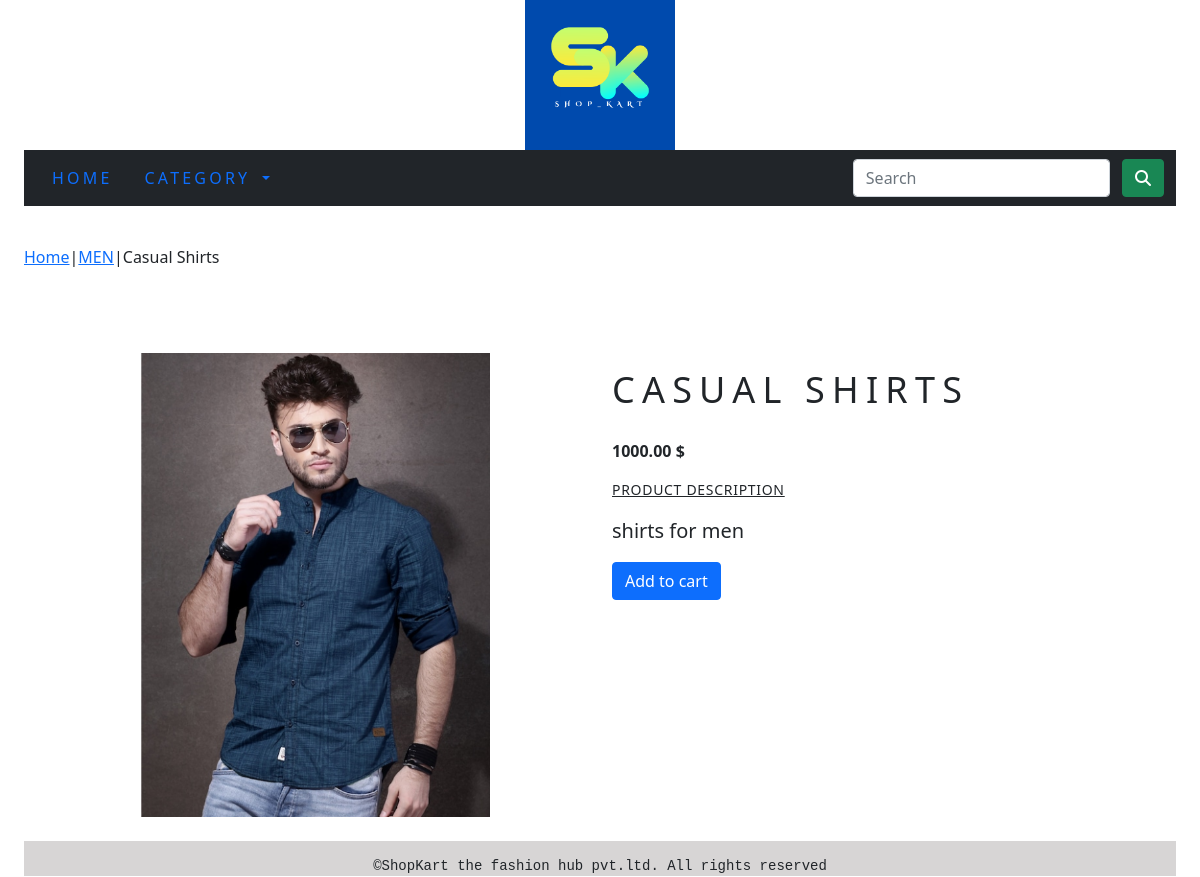
The app's page /shop/men/casual-shirts/ with its own data.
### shopcart_app/models.py (models this page shows, shortened)
class Product(models.Model):
    name = models.CharField(max_length=250, unique=True)
    slug = models.SlugField(max_length=250, unique=True)
    description = models.TextField(blank=True)
    image = models.ImageField(upload_to='product', blank=True)
    price = models.DecimalField(max_digits=10, decimal_places=2)
    category = models.ForeignKey(Category, on_delete=models.CASCADE)
    stock = models.IntegerField()
    available = models.BooleanField(default=True)
    created = models.DateTimeField(auto_now_add=True)
    updated = models.DateTimeField(auto_now=True)
    class Meta:
        ordering = ('name',)
        verbose_name = "Product"
        verbose_name_plural = "products"

class Category(models.Model):
    name = models.CharField(max_length=250, unique=True)
    slug = models.SlugField(max_length=250, unique=True)
    description = models.TextField(blank=True)
    image = models.ImageField(upload_to='category', blank=True)
    class Meta:
        ordering = ('name',)
        verbose_name = "Category"
        verbose_name_plural = "Categories"
    def get_url(self):
        return reverse("shopcart_app:Products_by_category", args=[self.slug])
    def __str__(self):
        return '{}'.format(self.name)

### shopcart_app/views.py (the view)
# urls.py: path('<slug:c_slug>/<slug:product_slug>/', views.proDetail, name='ProdCatDet'),
def proDetail(request, c_slug, product_slug):
    try:
        product = Product.objects.get(category__slug=c_slug, slug=product_slug)
    except Exception as e:
        raise e
    return render(request, "product.html", {'product': product})

### cart/context_processors.py (called while the page is built)
def counter(request):
    item_count = 0
    if "admin" in request.path:
        return {}
    else:
        try:
            cart = Cart.objects.filter(cart_id = _cart_id(request))
            cart_items = CartItem.objects.all().filter(cart = cart[:1])
            for cart_item in cart_items:
                item_count += cart_item.quantity
        except Cart.DoesNotExist:
            item_count = 0
    return dict(item_count = item_count)

### cart/views.py (called while the page is built)
def _cart_id(request):
    cart = request.session.session_key
    if not cart:
        cart = request.session.create()
    return cart

### shopcart_app/context_processors.py (called while the page is built)
def menu_links(request):
    links = Category.objects.all()
    return dict(links=links)

### templates/product.html (shortened to what this page needs)
{% extends "base.html" %}
{% load static %}
{% block content %}
<div class="my-prod">
    <div class="mx_auto">
        <p><a href="{% url 'shopcart_app:allProdCat' %}">Home</a>|<a href="{{product.category.get_url}}">{{product.category}}</a>|{{product.name}}</p>
    </div>
</div>
<br>
<div class="container" >
<br>
<div class="row">
    <div class="col-12 col-sm-12 col-md-12 col-lg-6 text-center">
        <div style="min-width:18rem">
            <img src="{{product.image.url}}" style="height:500; width:350px;" alt="{{product.name}}">
        </div>
    </div>
        <div class="col-12 col-sm-12 col-md-12 col-lg-6 text-center">
            <div class="prod_side">
                <h1 class="prod-title" style="text-align:left;" >{{product.name}}</h1>
                <p style="text-align:left;"><b>{{product.price}} $</b></p>
                <p class="my_titlle" style="text-align:left;"><u>Product Description</u></p>
                <p class="text-justify prod-text" style="text-align:left;">{{product.description}}</p>
                {% if product.stock <= 0 %}
                <p class="text-justify prod-text" style="text-align:left;"><b>Out of Stock</b></p>
                {% else %}
                <a  class="btn btn-primary" href="{% url 'cart:add_cart' product.id %}" style="float: left;">Add to cart</a>
                {% endif %}
            </div>
        </div>
</div>
{% endblock %}

### static/css/custom.css (style rules this page uses)
.my-prod { padding-top:15px; padding-bottom:20px; }
.prod-title { padding-top:15px; padding-bottom:20px; font-size:36px; text-transform:uppercase; letter-spacing:.2em; font-weight:400; }
.prod-text { padding-right:20px; font-size:20px; font-weight:400; }
.my_titlle { font-size:14px; font-weight:50; text-transform:uppercase; letter-spacing:.05em; }
.prod_side { text-align: left; }

### records on screen
Product: category "MEN", name "Casual Shirts", image (picture), name "CASUAL SHIRTS", price "1000.00", description "shirts for men"
